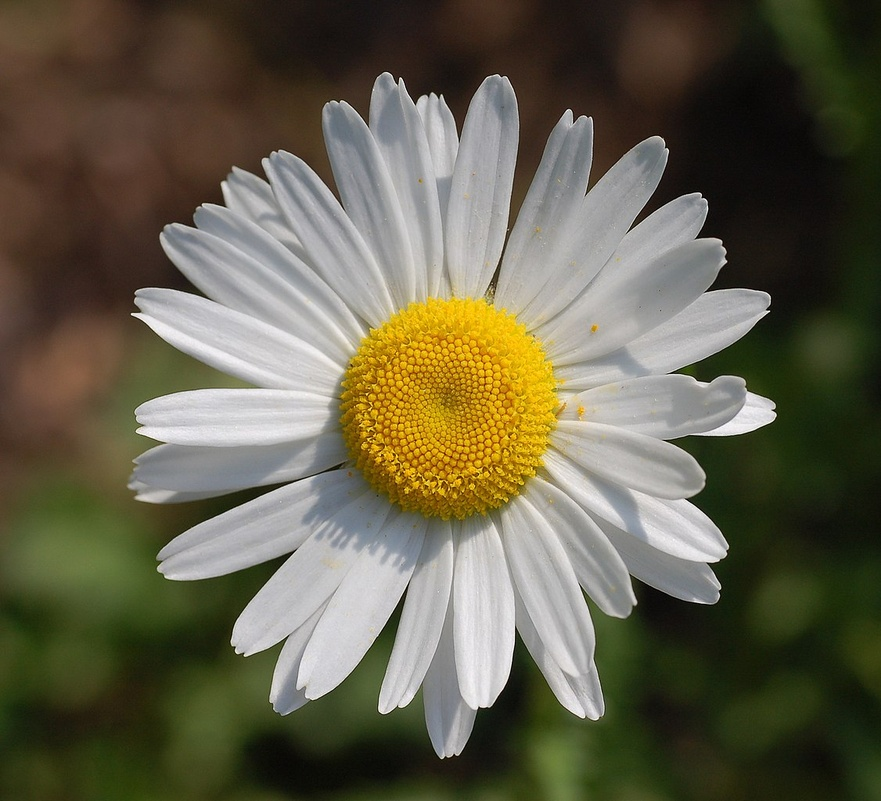
#> input picture test_images/flower2.jpg, 881 x 801 px, shrunk from 1126 x 1024 before the run
$ python edge_angle_computation.py   (older library calls are emulated)
#> lines starting #> are read from the running program, lines starting #| are printed output that depends on the picture; after the words box and inside, x2 and y2 are one past the last pixel; in counts of white or black regions, pixels touching at a corner belong together
import cv2
import numpy as np
import matplotlib.pyplot as plt
from matplotlib.colors import hsv_to_rgb

# Creation of a HSV color wheel
rho = np.linspace(0, 1, 100)  # Radius of 1, distance from center to outer edge
phi = np.linspace(-np.pi, np.pi, 1000)  # in radians, one full circle

RHO, PHI = np.meshgrid(rho, phi)  # get every combination of rho and phi

h = (PHI - PHI.min()) / (PHI.max() - PHI.min())  # use angle to determine hue, normalized from 0-1
h = np.flip(h)
s = RHO  # saturation is set as a function of radias
v = np.ones_like(RHO)  # value is constant

# convert the np arrays to lists. This actually speeds up the colorsys call
h, s, v = h.flatten().tolist(), s.flatten().tolist(), v.flatten().tolist()
c = hsv_to_rgb([list(x) for x in zip(h, s, v)])
c = np.array(c)

# Load an image from a given path
image_path = "test_images/flower2.jpg"  # Replace with the path to your image
original_image = cv2.imread(image_path, cv2.IMREAD_GRAYSCALE)
#> original_image: shape (801, 881); min 0, max 255, mean 94.1

# Apply Gaussian blur to the original image
blurred_image = cv2.GaussianBlur(original_image, (5, 5), 0)

# Apply Sobel operators for horizontal and vertical edge detection
sobelx = cv2.Sobel(blurred_image, cv2.CV_64F, 1, 0, ksize=3)
sobely = cv2.Sobel(blurred_image, cv2.CV_64F, 0, 1, ksize=3)
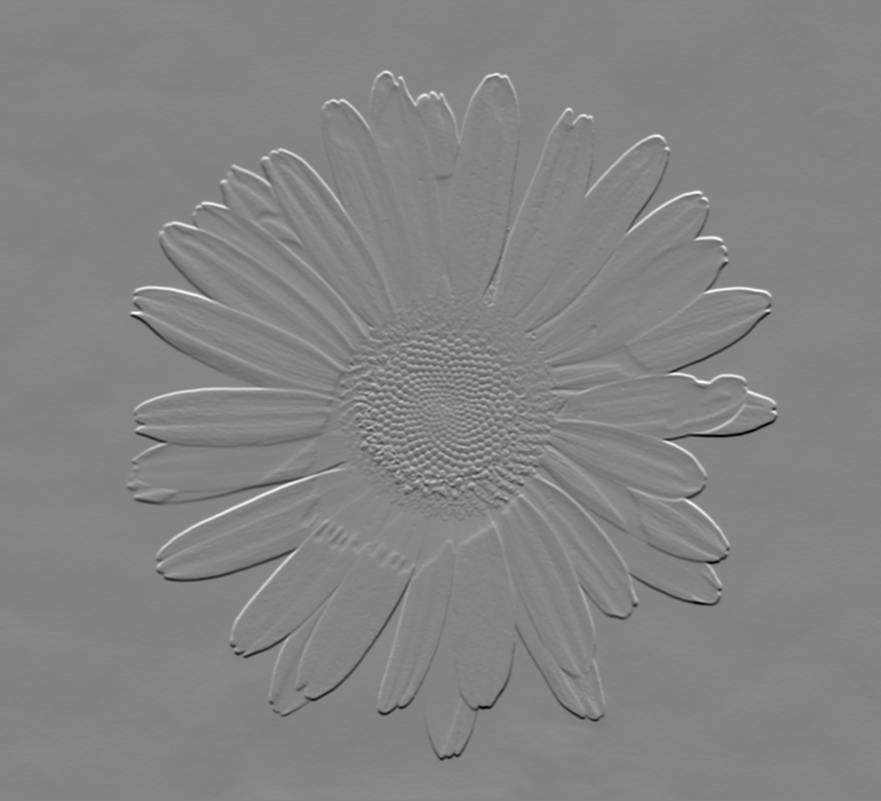
#> sobely: shape (801, 881) float64; min -505, max 469, mean 0.2; drawn with min black and max white

# Calculate the magnitude and direction of the edge
magnitude = np.sqrt(sobelx**2 + sobely**2)
direction = np.arctan2(sobely, sobelx)
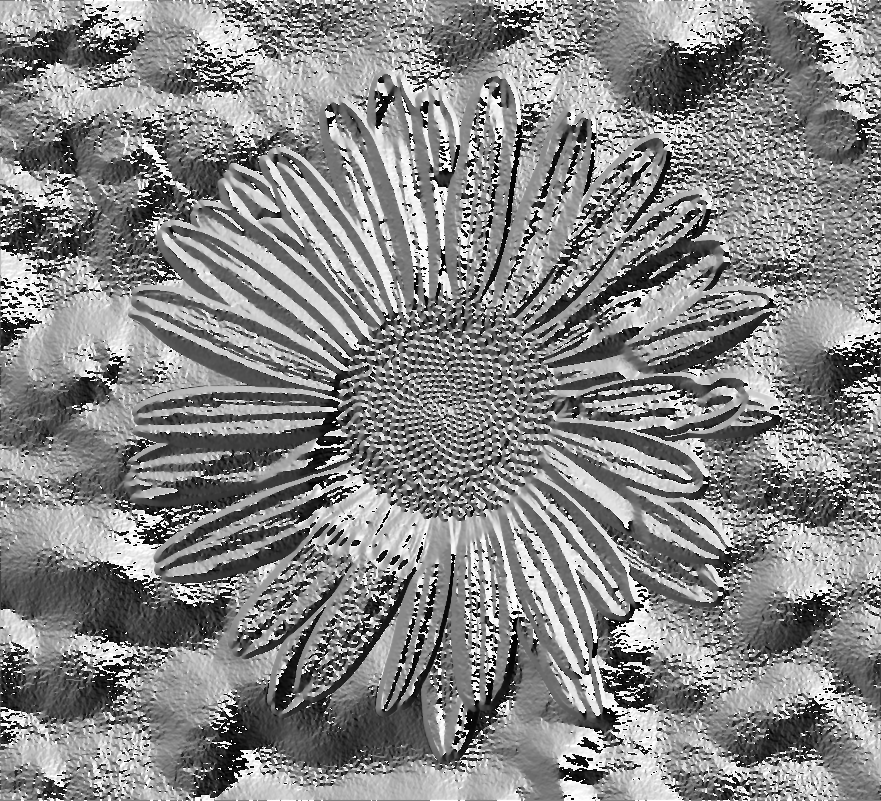
#> direction: shape (801, 881) float64; min -3.14, max 3.14, mean 0.166; drawn with min black and max white

# Normalize direction values to [0, 1]
direction_normalized = (direction + np.pi) / (2 * np.pi)
direction_normalized = np.flip(direction_normalized)
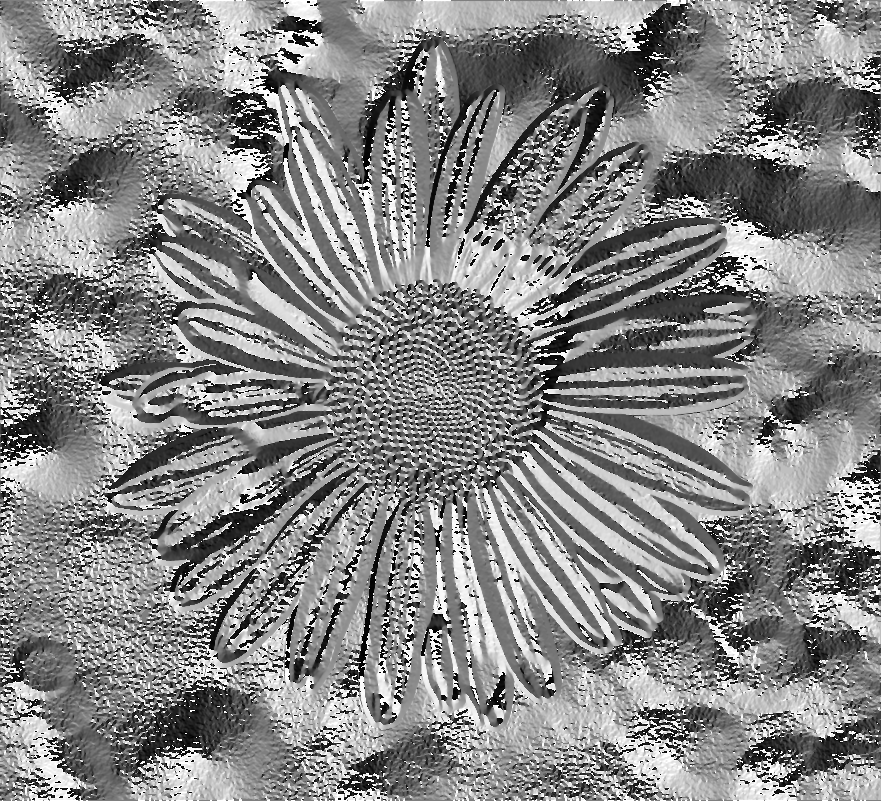
#> direction_normalized: shape (801, 881) float64; min 0.000351, max 1, mean 0.526

# Create a color map based on the edge direction in the HSV color space
color_map = np.zeros((direction.shape[0], direction.shape[1], 3), dtype=np.uint8)
color_map[..., 0] = (direction_normalized * 255).astype(np.uint8)
color_map[..., 1] = 255
color_map[..., 2] = 255
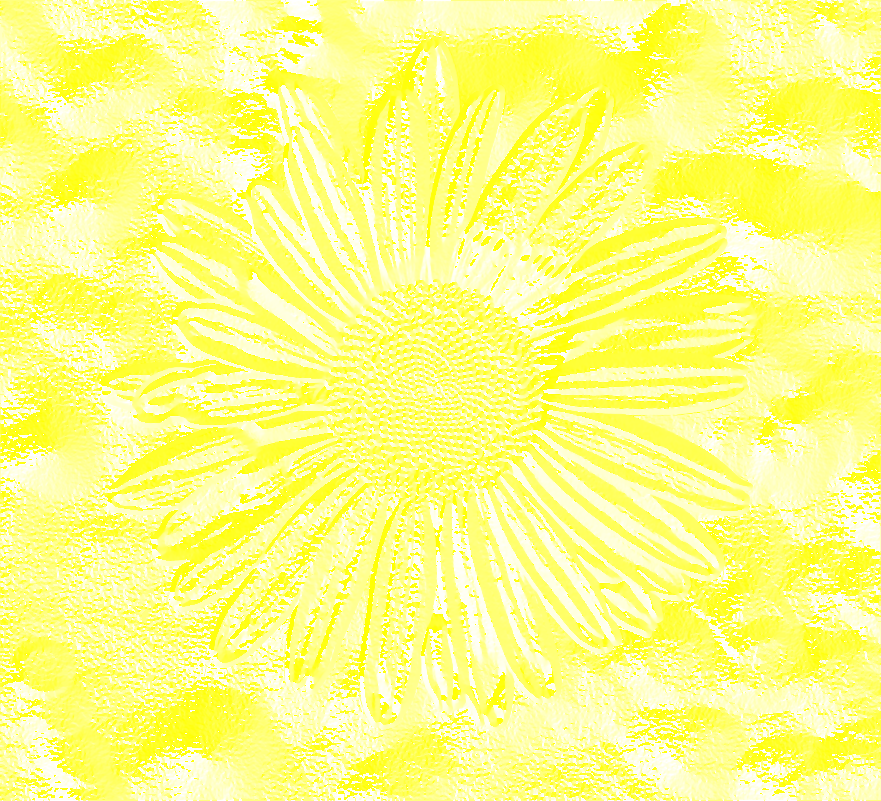
#> color_map: shape (801, 881, 3); mean of channels 0, 1, 2 133.7, 255, 255; drawn as B, G, R

# Convert HSV to BGR for display
colored_edges = cv2.cvtColor(color_map, cv2.COLOR_HSV2RGB)
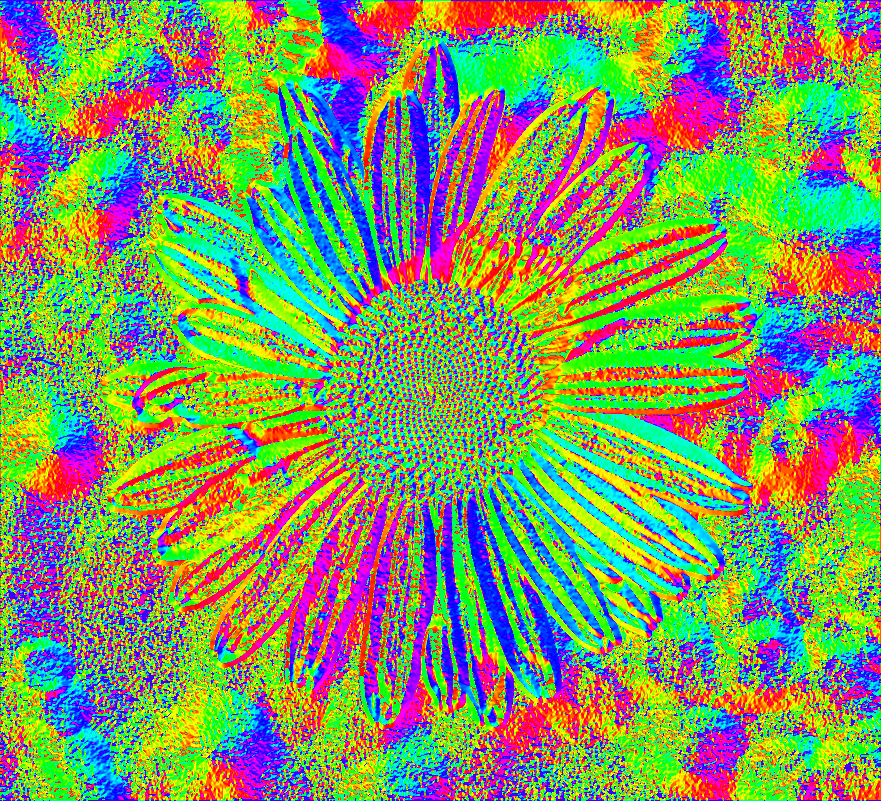
#> colored_edges: shape (801, 881, 3); mean R, G, B 128.5, 150, 99

# Define a threshold value
threshold = 70  # Adjust this value as needed

# Create a binary mask based on the threshold
edge_mask = (magnitude > threshold).astype(np.uint8) * 255
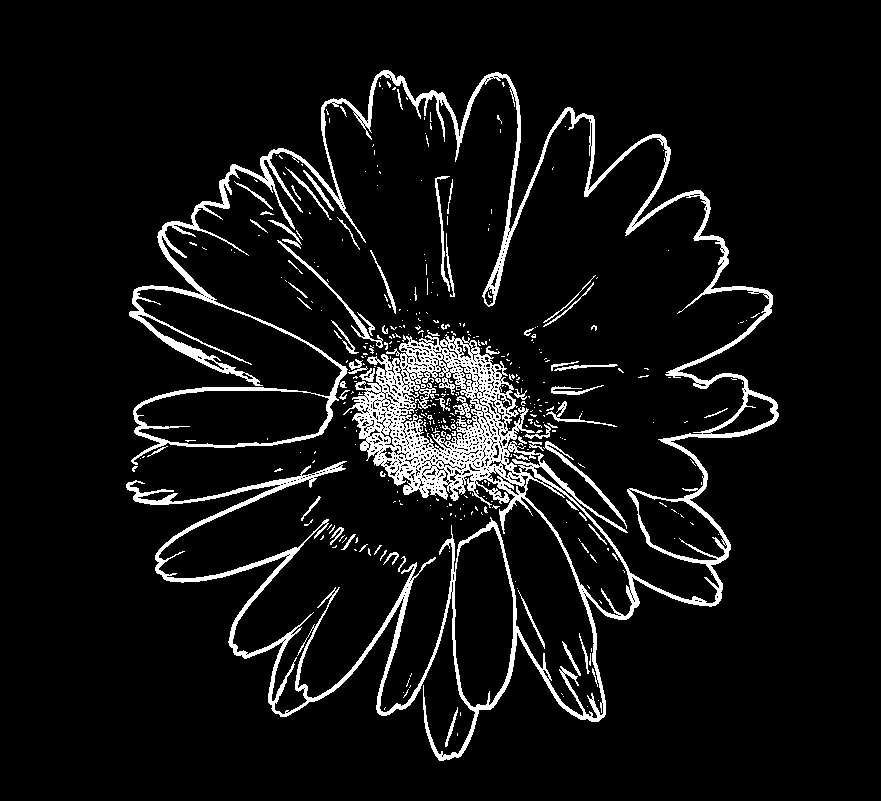
#> edge_mask: shape (801, 881); 7.3% white; 398 white regions (329 under 20 px), largest, box (x1, y1, x2, y2) and area: (126, 70, 779, 761) 44110, (277, 240, 383, 348) 517, (543, 441, 627, 529) 483

# Apply the color map to the thresholded image
colored_output = cv2.bitwise_and(colored_edges, colored_edges, mask=edge_mask)

# Create the HSV color circle using a polar projection
fig = plt.figure(figsize=(16, 4))

ax_original = fig.add_subplot(141)
ax_edge = fig.add_subplot(142)
ax_colored = fig.add_subplot(143)
ax_color_circle = fig.add_subplot(144, projection='polar')

# Display the original image, edge magnitude, color-coded result, and the HSV color circle
ax_original.imshow(original_image, cmap="gray")
ax_original.set_title("Original Image")

ax_edge.imshow(edge_mask, cmap="gray")
ax_edge.set_title("Edge Magnitude")

#ax_colored.imshow(cv2.cvtColor(colored_output, cv2.COLOR_BGR2RGB))
ax_colored.imshow(colored_output)
ax_colored.set_title("Color-Coded Edges")

ax_color_circle.scatter(PHI, RHO, c=c)
ax_color_circle.set_title("HSV Color Circle")
_ = ax_color_circle.axis('off')

# Show the plot
plt.tight_layout()
plt.show()
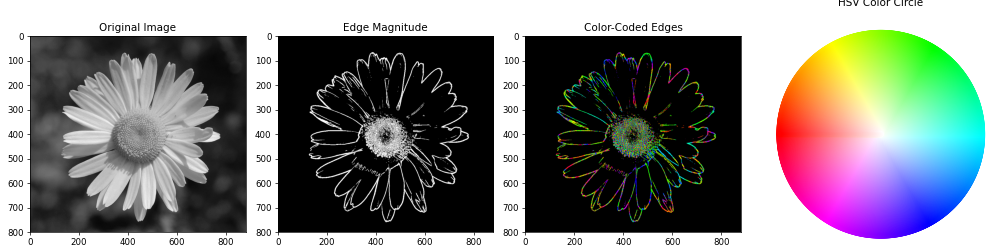
#> figure drawn by matplotlib, 4 panels
